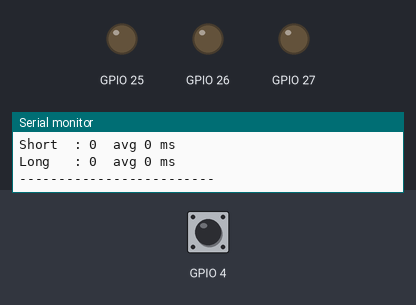
Simulated run of this program. Board: ESP32. Parts: output pins drawn as LEDs (lit = HIGH), the last lines printed to the serial monitor. Dashed ring = blinking. Inputs (shaded band) come from the test bench; at power-on: GPIO 4 HIGH.

Above: at 3.2 s.
3.3 s: GPIO 4 pulled LOW for 0.15 s
At 3.55 s:
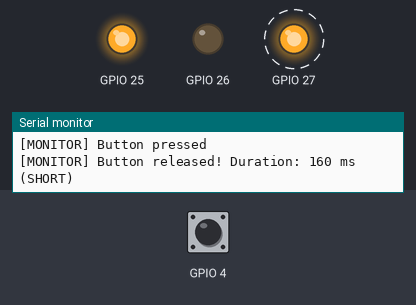
6.3 s: GPIO 4 pulled LOW for 1 s
At 7.35 s:
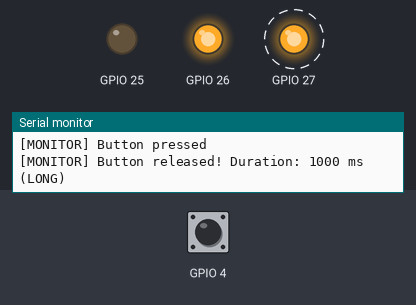
9.3 s: GPIO 4 pulled LOW for 3.2 s
At 12.95 s:
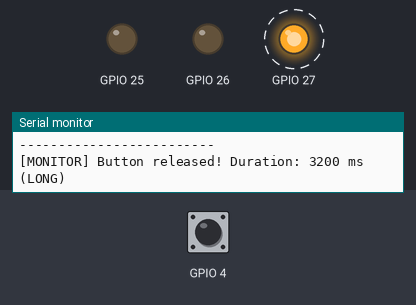
Timing chart, 0 to 15.9 s (numbered marks = the images above; inputs shaded):
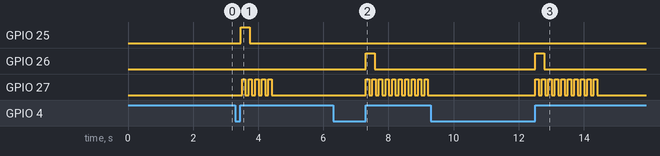

The program:

main.cpp
```cpp
#include <Arduino.h>
#include "SerialIO.h"
#include "LedDriver.h"
#include "ButtonDriver.h"
#include "Signals.h"
#include "TaskButtonMonitor.h"
#include "TaskStatistics.h"
#include "TaskReporter.h"

void setup()
{
    SerialIoInit();
    LedDriver_Init();
    ButtonDriver_Init();
    Signals_Init();

    printf("\n================================\n");
    printf("  Lab 4 - FreeRTOS Scheduler   \n");
    printf("================================\n");

    xTaskCreate(TaskButtonMonitor_Task, "ButtonMonitor", 2048, NULL, 3, NULL);
    xTaskCreate(TaskStatistics_Task,    "Statistics",    2048, NULL, 2, NULL);
    xTaskCreate(TaskReporter_Task,      "Reporter",      4096, NULL, 1, NULL);
}

void loop()
{
    vTaskDelay(portMAX_DELAY);
}
```

Measured:
- after the input at 3.3 s, GPIO 25: LOW → HIGH after 0.16 s, → LOW 0.28 s later; GPIO 27: alternates HIGH for 0.10 s and LOW for 0.10 s, 10 changes in all, then stays LOW, starting after 0.21 s
- after the input at 6.3 s, GPIO 26: LOW → HIGH after 1.0 s, → LOW 0.28 s later; GPIO 27: alternates HIGH for 0.10 s and LOW for 0.10 s, starting after 1.0 s
- after the input at 9.3 s, GPIO 26: LOW → HIGH after 3.2 s, → LOW 0.28 s later; GPIO 27: alternates HIGH for 0.10 s and LOW for 0.10 s, 20 changes in all, then stays LOW, starting after 3.2 s
